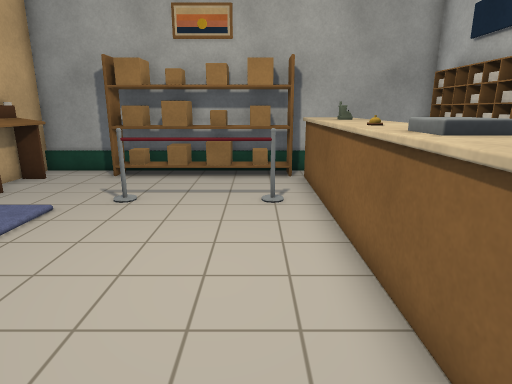
view 1 (above)

12 first-person views from a walk through a Unity game level. The camera is 1.2 m above the floor, tilts 14° down and sees 75° across. Doors are open. The floor is counted in squares, 0.5 m on a side. Each view is taken from the middle of a square. On the plan, view 1 faces up. The plan holds only what a view shows up to about 20 squares ahead; the rest is blank. The player character is not drawn. Some animated figures are left out. Some surface patterns are stand-ins.

view 2
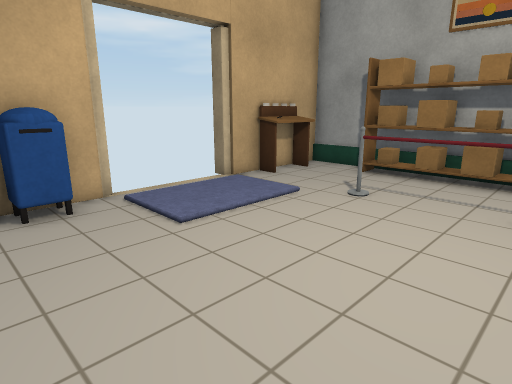

view 3
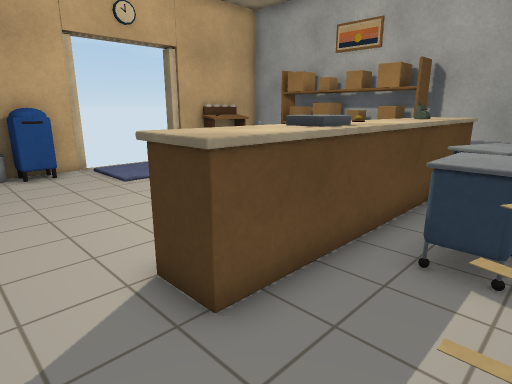

view 4
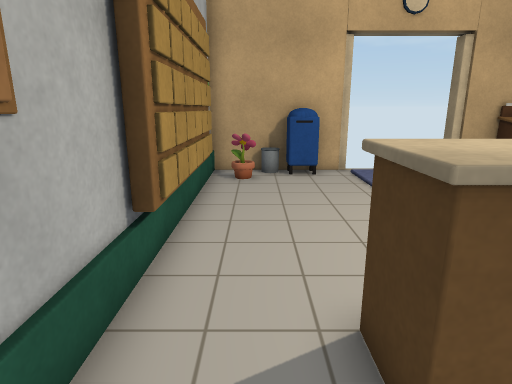

view 5
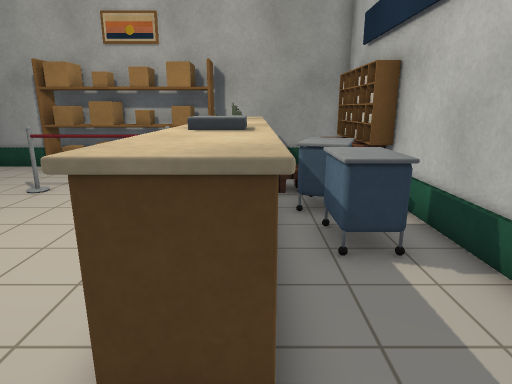

view 6
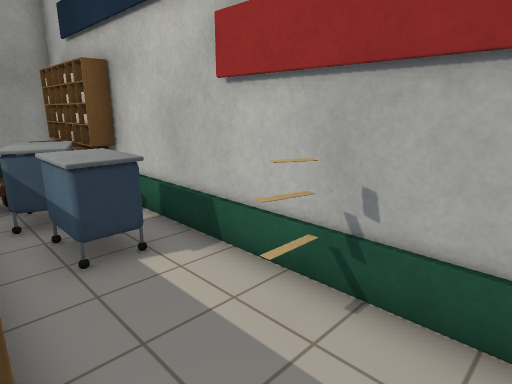

view 7
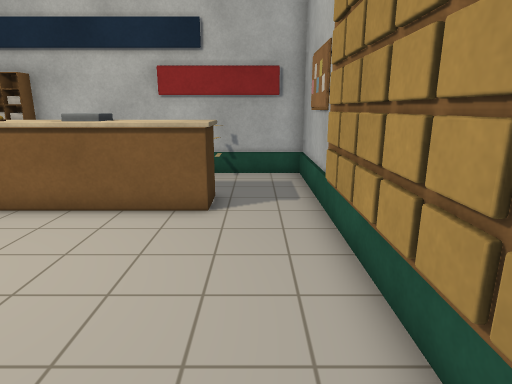

view 8
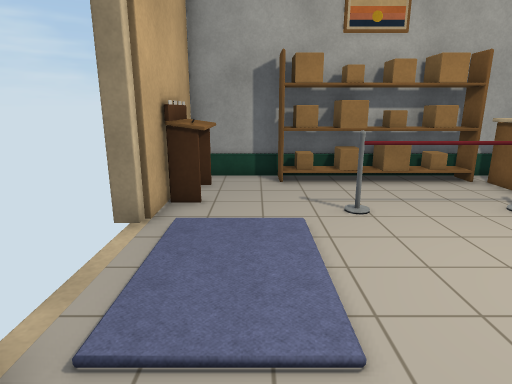

view 9
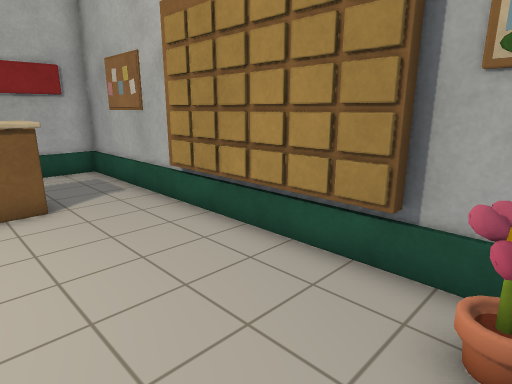

view 10
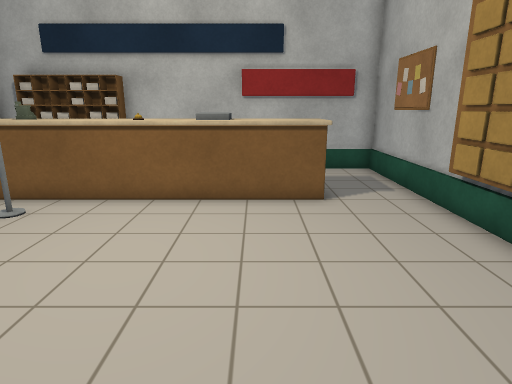

view 11
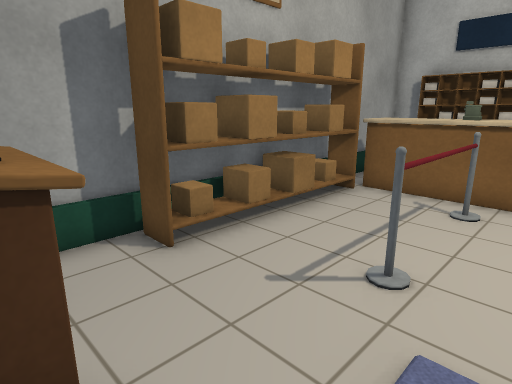

view 12
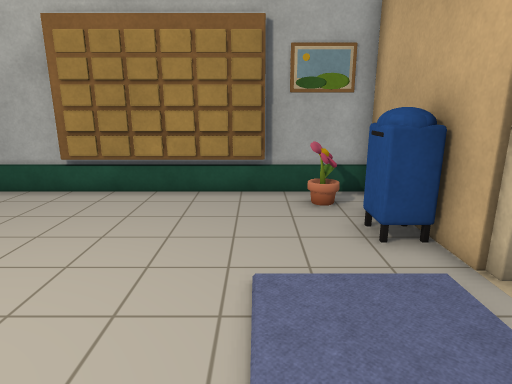

### Floor plan
Key: @ floor where view 1 was taken; # wall or solid block; . floor; D open door; ^ raised ledge; O other object.
Columns run from 9 left of view 1 to 7 right of it. Each row starts with its distance up from view 1.
 13  ######O##O######
 12  OO.###O##O^^   #
 11  OO........^^  O#
 10  OO........^^.  #
  9  #O...OOOO.O#O O#
  8 D#OO.......^^OOO#
  7 D.OOO......^^OO #
  6 D.OOO......^^OO #
  5 D.OOO......^^OO #
  4 D.OOO......^^OO #
  3 ##.........^^.. #
  2  OO........^^..O#
  1  OO........^^..O#
  0  #O......@..... #
 -1  #..######......#
 -2  ################

Positions as (right, up) in squares from view 1, and headings:
1: (0, 0), facing up
2: (1, 0), facing up-left
3: (6, -1), facing up-left
4: (5, 0), facing left
5: (3, -1), facing up
6: (3, -1), facing up-right
7: (-6, 0), facing right
8: (-6, 1), facing up
9: (-7, 3), facing down-right
10: (-7, 3), facing right
11: (-8, 7), facing up-right
12: (-5, 8), facing down
